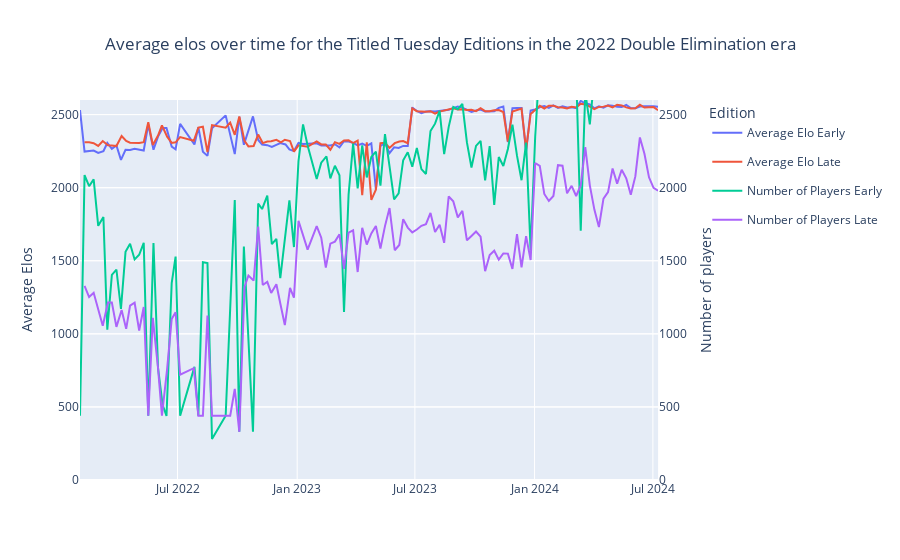

Write notebook code for a chart like this one.
### Code cell
fig = px.line(
    df_average_elos.sort_values("Date", ascending=True),
    x="Date",
    y="avg_elo",
    color="Average Elo Edition",
)

fig2 = px.line(
    df_average_elos.sort_values("Date", ascending=True),
    x="Date",
    y="count",
    color="Number of Players Edition",
)

fig2.update_traces(yaxis="y2")

subfig = make_subplots(specs=[[{"secondary_y": True}]])
subfig.update_layout(
    title_text="Average elos over time for the Titled Tuesday Editions in the 2022 Double Elimination era",
    title_x=0.5,
    yaxis_title="Average Elos",
    yaxis2_title="Number of players",
    legend_title="Edition",
)

subfig.add_traces(fig.data + fig2.data)
subfig.update_yaxes(secondary_y=True, range=[0, 3500])
subfig.update_yaxes(range=[0, 2600])
# recoloring is necessary otherwise lines from fig und fig2 would share each color
# e.g. Linear-, Log- = blue; Linear+, Log+ = red... we don't want this
subfig.for_each_trace(lambda t: t.update(line=dict(color=t.marker.color)))
subfig.show()
